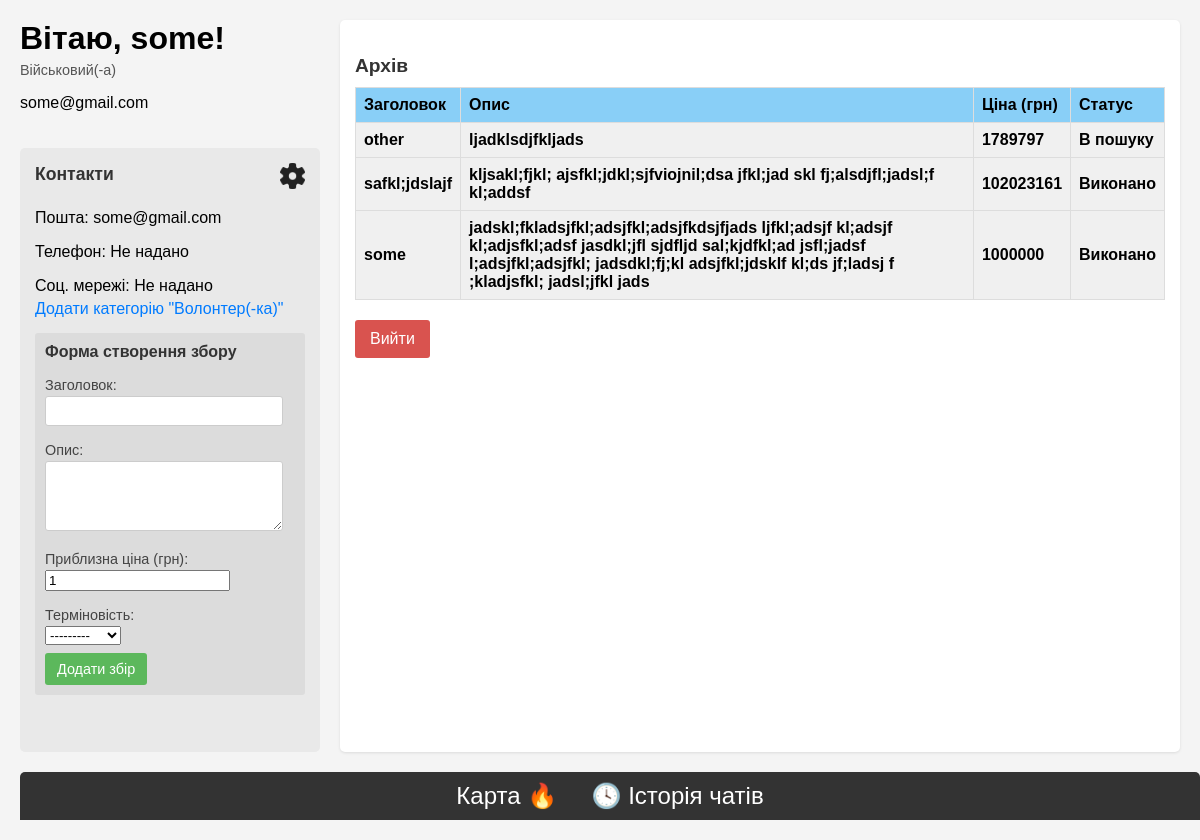
/auth/personal/ (signed in), run on an earlier commit of the app's database.
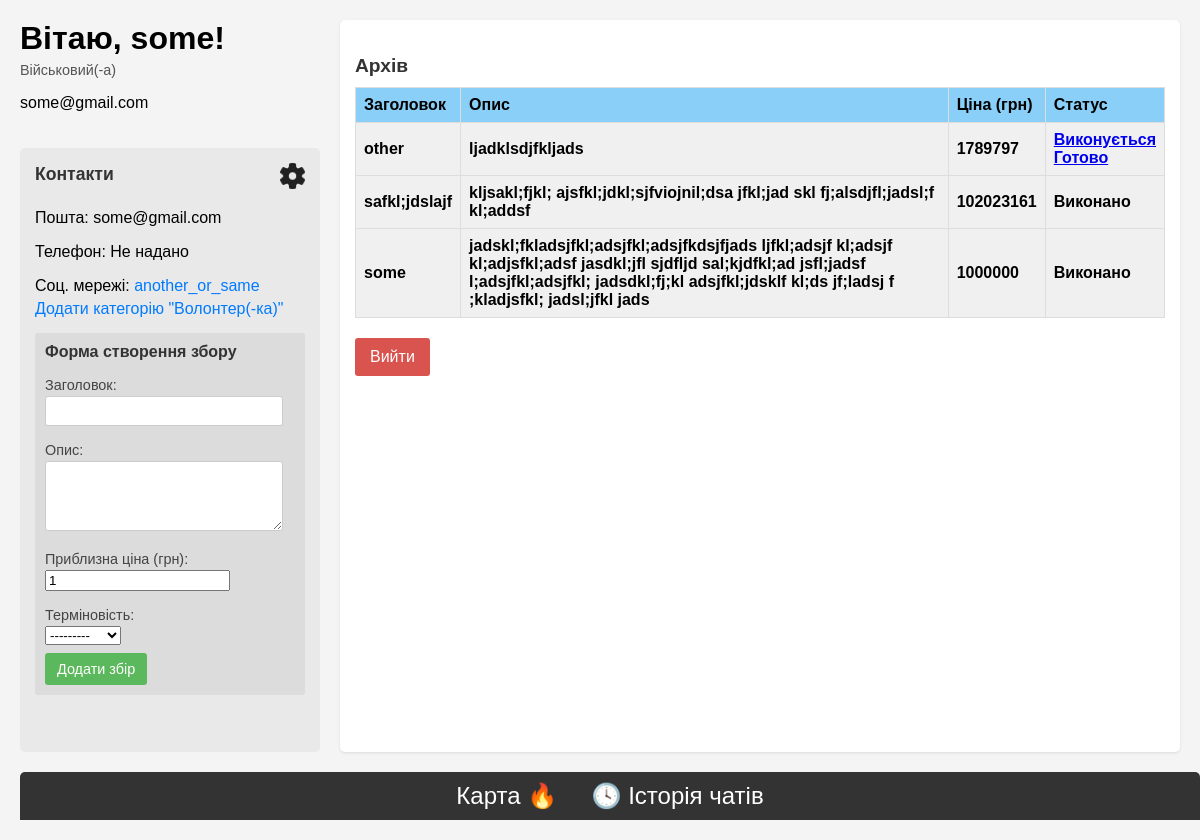
And on a later commit of the database.
### authentication/models.py (models this page shows, shortened)
class UserProfile(models.Model):
    user = models.OneToOneField(User, on_delete=models.CASCADE, related_name='profile')
    CATEGORY_CHOICES = [
        ('soldier', 'Військовий(-а)'),
        ('volunteer', 'Волонтер(-ка)'),
        ('both', "Волонтер(-ка) та військовий(-а)")
    ]
    category = models.CharField(max_length=9, choices=CATEGORY_CHOICES, blank=True, null=True)
    contacts = models.TextField(blank=True, null=True)
    def get_contacts(self):
        if self.contacts:
            return json.loads(self.contacts)
        return {}

### volunteer_app/models.py (models this page shows, shortened)
class Request(models.Model):
    STATUS_CHOICES = [
        ('done', "Виконано"),
        ('in_progress', "Виконується"),
        ('in_search', "В пошуку"),
    ]
    URGENCY_CHOICES = [
        ("висока", "Висока"),
        ("середня", "Середня"),
        ("низька", "Низька"),
    ]
    author = models.ForeignKey(  # 🔄 Замість "user"
        UserProfile, on_delete=models.CASCADE, related_name='requests'
    )
    name = models.CharField(max_length=255, null=True)
    description = models.TextField()
    status = models.CharField(max_length=15, choices=STATUS_CHOICES, default='in_search')
    urgency = models.CharField(max_length=20, choices=URGENCY_CHOICES, null=True, blank=True)
    volunteer = models.ForeignKey(
        UserProfile, on_delete=models.SET_NULL, null=True, blank=True,
        related_name='volunteer_req'
    )
    aproximate_price = models.IntegerField(verbose_name="Приблизна ціна", default=1)

### authentication/views.py (the view, shortened to what this page needs)
# urls.py: path('personal/', views.personal_page, name='personal_page'),
@login_required
def personal_page(request):
    if not request.user.is_authenticated:
        return redirect('login')
    user_profile = request.user.profile
    contacts = user_profile.get_contacts()
    if user_profile.category == 'both':
        both_request_data = (("Військовий(-а)",user_profile.requests.all().order_by('-id')), ("Волонтер(-ка)",user_profile.volunteer_req.all().order_by('-id')))
        request_data = None
    elif user_profile.category == 'soldier':
        request_data = user_profile.requests.all()
        request_data = request_data.order_by('-id')
        both_request_data = None
    else:
        request_data = user_profile.volunteer_req.all()
        request_data = request_data.order_by('-id')
        both_request_data = None
    request_form = RequestForm() if user_profile.category in ('soldier', 'both') else None
    contact_form = ContactForm(initial={
        'phone': contacts.get('phone', ''),
        'socials_title': contacts.get('socials', {}).get('title', ''),
        'socials_link': contacts.get('socials', {}).get('link', ''),
    })
    my_markers = None # TODO
    return render(request, 'personal_page.html', {'contacts': contacts, 'request_data': request_data, 'request_form': request_form, 'contact_form': contact_form, 'my_markes': my_markers, 'both_request_data':both_request_data})

### volunteer_app/forms.py
class RequestForm(forms.ModelForm):
    class Meta:
        model = Request
        fields = [
            'name',
            'description',
            'aproximate_price',
            'urgency',
        ]
        widgets = {
            'description': forms.Textarea(attrs={'rows': 4, 'cols': 50}),
            'aproximate_price': forms.NumberInput(attrs={'min': 0}),
            'status': forms.Select(choices=Request.STATUS_CHOICES),
            'urgency': forms.Select(choices=Request.URGENCY_CHOICES),
        }
        labels = {
            'name':"Заголовок",
            'description': "Опис",
            'aproximate_price': "Приблизна ціна (грн)",
            'status': "Статус",
            'urgency': "Терміновість",
        }

### authentication/forms.py
class ContactForm(forms.Form):
    phone = forms.CharField(label='Номер телефону', required=False)
    socials_title = forms.CharField(label='Назва соц. мережі', required=False)
    socials_link = forms.URLField(label='Посилання на соц. мережі', required=False)

### authentication/templates/personal_page.html (shortened to what this page needs)
<!DOCTYPE html>
<html>
<head>
    {% load static %}
    <link rel="stylesheet" href="{% static 'css/personal_page.css' %}">
</head>
<body>
    <header>
        <h1>Вітаю, {{ user.first_name }}!</h1>
        <p>{{ user.profile.get_category_display }}</p>
        <p>{{ user.email }}</p>
    </header>
    <aside>
        <div class="contact-info">
            <div class="contact-header">
                <h2>Контакти</h2>
                <a href="{% url 'settings' %}" target="_blank" class="settings"><img src="{% static 'settings.png' %}" alt="Settings" width="25"></a>
            </div>
            <p>Пошта: {{ user.email }}</p>
            <p>Телефон: {{ contacts.phone|default:"Не надано" }}</p>
            <p>Соц. мережі: {% if contacts.socials.title and contacts.socials.link %}<a href="{{ contacts.socials.link }}" target="_blank">{{ contacts.socials.title }}</a>{% else %}Не надано{% endif %}</p>
            {% if user.profile.category != 'both' %}
            <a href="{% url 'change_category' %}">{% if user.profile.category == 'soldier' %}Додати категорію "Волонтер(-ка)"{% else %}Додати категорію "Військовий(-а)"{% endif %}</a>
            {% endif %}
        </div>
        {% if request_form %}
        <div id="add-request-form-container">
            <h2>Форма створення збору</h2>
            <form method="post">
                {{ request_form.as_p }}
                <button type="submit">Додати збір</button>
            </form>
        </div>
        {% endif %}
    </aside>
    <main>
        <div class="archive-section">
            <h2>Архів</h2>
            {% if request_data %}
            <table>
                <thead>
                    <tr>
                        <th>Заголовок</th>
                        <th>Опис</th>
                        <th>Ціна (грн)</th>
                        <th>Статус</th>
                    </tr>
                </thead>
                {% for req in request_data %}
                <tbody>
                    <td>{{ req.name }}</td>
                    <td>{{ req.description }}</td>
                    <td>{{ req.aproximate_price }}</td>
                    {% if req.status == 'in_progress' and request_form %}
                    <td><a href="{% url 'profile' req.volunteer.id %}">{{ req.get_status_display }}</a><br><a href="{% url 'req_ready' req.id %}">Готово</a></td>
                    {% elif req.status == 'in_progress' %}
                    <td><a href="{% url 'profile' req.author.id %}">{{ req.get_status_display }}</a></td>
                    {% else %}
                    <td>{{ req.get_status_display }}</td>
                    {% endif %}
                </tbody>
                {% endfor %}
            </table>
            {% elif not both_request_data %}
            <p>Ще нема запитів.</p>
            {% endif %}
        </div>
        <form method="post" action="{% url 'logout' %}">
            <button type="submit">Вийти</button>
        </form>
    </main>
    <div class="bottom-menu">
        <a href="{% url 'map' %}">Карта 🔥</a>
        <a href="{% url 'volunteer_app:chat_history' %}">🕓 Історія чатів</a>
    </div>
</body>
</html>

### static/css/personal_page.css (style rules this page uses)
body { font-family: sans-serif; margin: 20px; background-color: #f4f4f4; display: grid; grid-template-columns: 250px 1fr; grid-template-rows: auto 1fr auto; grid-template-areas: "header main" "sidebar main" "footer footer"; gap: 20px; min-height: 100vh; }
h1 { grid-area: header; margin-top: 0; margin-bottom: 5px; }
h1 + p { grid-area: header; font-size: 0.9em; color: #555; margin-top: 0; }
aside { grid-area: sidebar; background-color: #e9e9e9; padding: 15px; border-radius: 5px; }
.settings { cursor: pointer; }
.contact-header { display: flex; justify-content: space-between; align-items: center; }
.contact-info { margin-bottom: 15px; }
.contact-info h2 { font-size: 1.1em; margin-top: 0; margin-bottom: 8px; color: #333; }
.contact-info p { margin-bottom: 5px; }
.contact-info a { color: #007bff; text-decoration: none; }
#add-request-form-container { background-color: #dcdcdc; padding: 10px; border-radius: 3px; }
#add-request-form-container h2 { font-size: 1em; margin-top: 0; margin-bottom: 8px; color: #333; }
#add-request-form-container form p { margin-bottom: 8px; }
#add-request-form-container label { display: block; margin-bottom: 3px; font-size: 0.9em; color: #444; }
#add-request-form-container input[type="text"], #add-request-form-container textarea { width: calc(100% - 12px); padding: 6px; border: 1px solid #ccc; border-radius: 3px; box-sizing: border-box; font-size: 0.9em; }
#add-request-form-container button[type="submit"] { background-color: #5cb85c; color: white; border: none; padding: 8px 12px; border-radius: 3px; cursor: pointer; font-size: 0.9em; }
main { grid-area: main; padding: 15px; background-color: #fff; border-radius: 5px; box-shadow: 0 1px 3px rgba(0, 0, 0, 0.1); }
main h2 { font-size: 1.2em; margin-top: 20px; margin-bottom: 10px; color: #333; }
main button[type="submit"] { background-color: #007bff; color: white; border: none; padding: 10px 15px; border-radius: 3px; cursor: pointer; font-size: 1em; }
main form[action*="logout"] { margin-top: 20px; }
main form[action*="logout"] button[type="submit"] { background-color: #d9534f; color: white; border: none; padding: 10px 15px; border-radius: 3px; cursor: pointer; font-size: 1em; }
.bottom-menu { position: sticky; bottom: 0; width: 100%; grid-area: footer; background-color: #333; color: white; padding: 10px; text-align: center; border-radius: 5px 5px 0 0; }
.bottom-menu a { color: white; text-decoration: none; margin: 0 15px; font-size: 1.5em; }
.archive-section { margin-top: 20px; }
.archive-section h2 { font-size: 1.2em; margin-bottom: 10px; color: #333; }
.archive-section table { width: 100%; border-collapse: collapse; margin-bottom: 15px; }
.archive-section th, .archive-section td { border: 1px solid #ddd; padding: 8px; text-align: left; }
.archive-section th { background-color: #89cff7; font-weight: bold; }
.archive-section tr { background-color: #f0f0f0; font-weight: bold; }
@media (min-width: 768px) { body { grid-template-columns: 300px 1fr; } }
@media (min-width: 768px) { #add-request-form-container { margin-bottom: 20px; } }

What changed in the data, as far as the page shows it:
changed Request "other": volunteer_id empty → 2 (drawn); status "В пошуку" → "Виконується"
Also different on the page:
{{ contacts.socials.title }}: (not shown) → "another_or_same"
text no longer shown: "Не надано"
